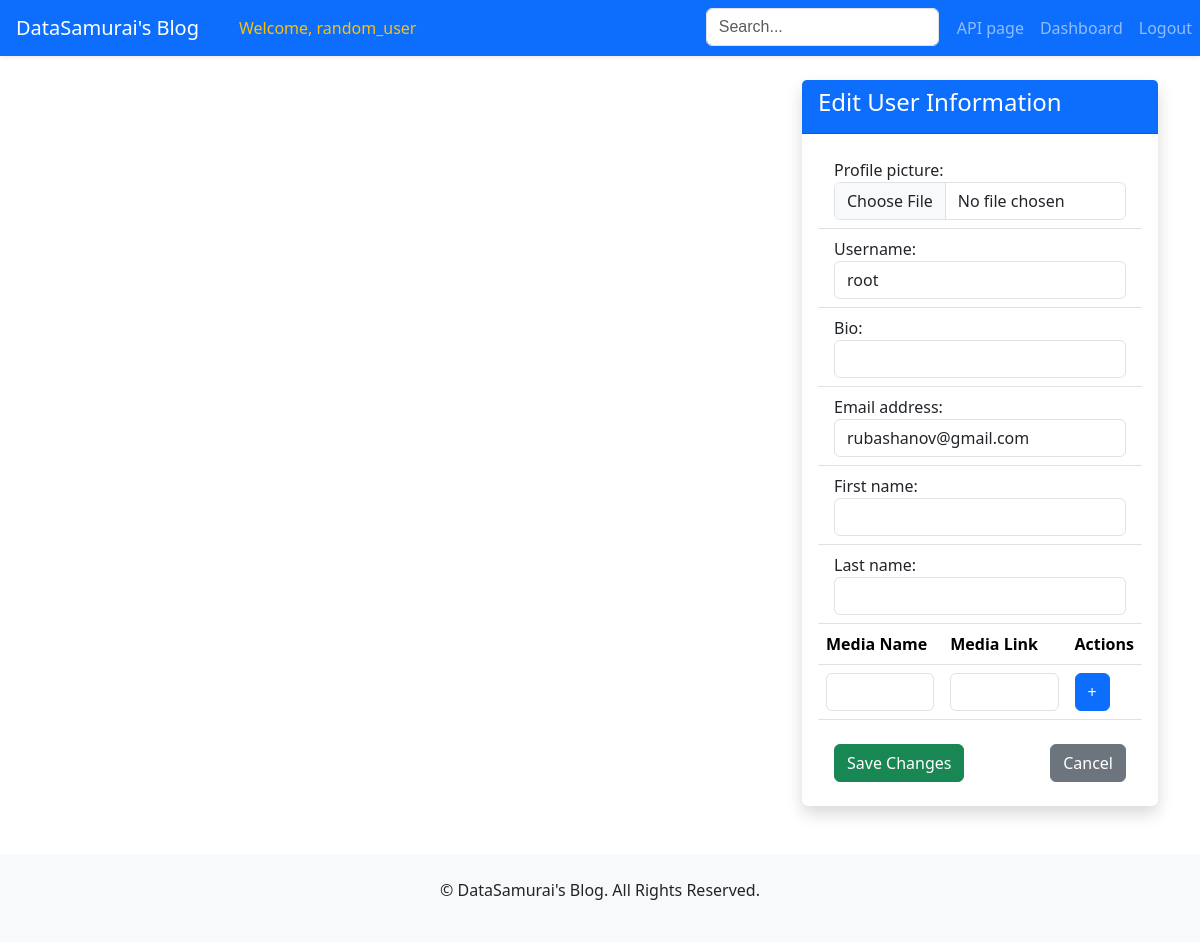
/account/user/1/edit/ (signed in), run on the app's committed database.
### users/models.py (models this page shows, shortened)
class CustomUser(AbstractUser):
    is_banned = models.BooleanField(default=False)
    bio = models.CharField(max_length=200, blank=True, null=True, default=None)
    social_media = models.JSONField(default=dict, blank=True)
    profile_picture = models.ImageField(upload_to='profile_pictures/', blank=True, null=True)
    def __str__(self):
        return self.username
    class Meta:
        ordering = ['id']

### users/views.py (the view, shortened to what this page needs)
# urls.py: path('user/<int:user_id>/edit/', views.EditUserView.as_view(), name='edit_user'),
class EditUserView(LoginRequiredMixin, UpdateView):
    model = get_user_model()
    form_class = CustomUserEditForm
    template_name = 'users/user_edit.html'
    def get_object(self, queryset=None):
        user_id = self.kwargs.get('user_id')
        return get_object_or_404(self.model, pk=user_id)

### users/forms.py (shortened to what this page needs)
class CustomUserEditForm(forms.ModelForm):
    class Meta:
        model = get_user_model()
        fields = ['profile_picture', 'username', 'bio', 'email', 'first_name', 'last_name', 'social_media']
        widgets = {
            'profile_picture': forms.FileInput(attrs={'class': 'form-control'}),
            'username': forms.TextInput(attrs={'class': 'form-control'}),
            'bio': forms.TextInput(attrs={'class': 'form-control'}),
            'email': forms.EmailInput(attrs={'class': 'form-control'}),
            'first_name': forms.TextInput(attrs={'class': 'form-control'}),
            'last_name': forms.TextInput(attrs={'class': 'form-control'}),
            'social_media': forms.TextInput(attrs={'class': 'form-control', 'placeholder': 'Enter JSON format'}),
        }

### utils/utils.py (called while the page is built)
def get_user_ip(request):
    x_forwarded_for = request.META.get('HTTP_X_FORWARDED_FOR')
    if x_forwarded_for:
        ip = x_forwarded_for.split(',')[0]
    else:
        ip = request.META.get('REMOTE_ADDR')
    return ip

### templates/users/user_edit.html (shortened to what this page needs)
{% extends 'base.html' %}
{% block page_content %}
    <div class="row">
        <div class="col-md-8"></div>
        <div class="col-md-4">
            <div class="card border-0 shadow">
                <div class="card-header bg-primary text-white">
                    <h4>Edit User Information</h4>
                </div>
                <form id="editUserForm" method="post" class="list-group list-group-flush p-3"
                      enctype="multipart/form-data">
                    {% for field in form %}
                        {% if field.name != 'social_media' %}
                            <div class="list-group-item">
                                {{ field.label_tag }}
                                {{ field }}
                            </div>
                        {% endif %}
                    {% endfor %}
                    <table id="mediaTable" class="table">
                        <thead>
                        <tr>
                            <th>Media Name</th>
                            <th>Media Link</th>
                            <th>Actions</th>
                        </tr>
                        </thead>
                        <tbody>
                        <tr>
                            <td><input type="text" class="form-control" name="mediaName[]"></td>
                            <td><input type="text" class="form-control" name="mediaLink[]"></td>
                            <td>
                                <button type="button" class="btn btn-primary addRow">+</button>
                            </td>
                        </tr>
                        </tbody>
                    </table>
                    <div class="list-group-item d-flex justify-content-between">
                        <input type="submit" value="Save Changes" class="btn btn-success">
                        <a href="{% url 'user_detail' user.id %}" class="btn btn-secondary">Cancel</a>
                    </div>
                </form>
            </div>
        </div>
    </div>
{% endblock %}

### templates/base.html (shortened to what this page needs)
{% load static %}
<!DOCTYPE html>
<html lang="en">
<head>
    <link href="https://cdn.jsdelivr.net/npm/bootstrap@5.3.1/dist/css/bootstrap.min.css" rel="stylesheet">
</head>
<body>
{% block navbar %}
    <nav class="navbar navbar-expand-lg navbar-dark bg-primary shadow-sm">
        <a class="navbar-brand px-3" href="{% url 'post_list' %}">DataSamurai's Blog</a>
        <div class="collapse navbar-collapse d-flex justify-content-between" id="navbarNav">
            <ul class="navbar-nav">
                {% if user.is_authenticated %}
                    <li class="nav-item">
                        <span class="nav-link text-warning font-weight-bold">Welcome, {{ user.username }}</span>
                    </li>
                {% else %}
                    <li class="nav-item invisible">
                        <span class="nav-link"></span>
                    </li>
                {% endif %}
            </ul>
            <ul class="navbar-nav">
                <form method="GET" action="{% url 'search_results' %}" class="form-inline my-2 my-lg-0"
                      style="margin-right: 10px; margin-left: 10px;">
                    <input type="text" class="form-control" name="query" placeholder="Search..."
                           style="font-family: Arial, 'Font Awesome 5 Free'; background-position: 10px 10px; background-repeat: no-repeat;"
                           aria-label="Search">
                </form>
                <li class="nav-item">
                    <a class="nav-link btn btn-light" href="{% url 'api_post_list' %}">API page</a>
                </li>
                {% if user.is_authenticated %}
                    <li class="nav-item">
                        <a class="nav-link btn btn-light mr-2"
                           href="{% url 'user_detail' user_id=user.id %}">Dashboard</a>
                    </li>
                    <li>
                        <a href="{% url 'logout' %}" class="nav-link btn btn-danger">Logout</a>
                    </li>
                {% endif %}
            </ul>
        </div>
    </nav>
{% endblock %}
<div class="container my-4">
    {% block page_content %}{% endblock page_content %}
</div>
<footer class="text-center py-4 mt-5 bg-light">
    <p>&copy; {{ now.year }} DataSamurai's Blog. All Rights Reserved.</p>
</footer>
</body>
</html>

### data on the page
CustomUser: username "random_user"
CustomUser: form "root" "rubashanov@gmail.com"

### other printed values
{{ field.label_tag }} "Profile picture:" "Username:" "Bio:" "Email address:" "First name:" "Last name:"
